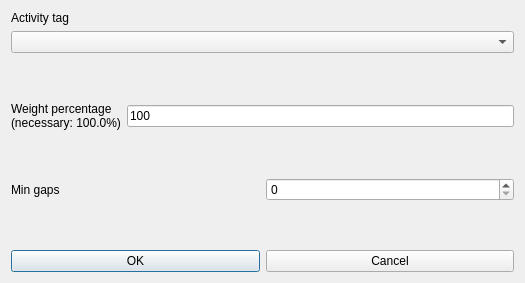
<?xml version="1.0" encoding="UTF-8"?>
<ui version="4.0">
 <class>ModifyConstraintStudentsMinGapsBetweenActivityTagForm_template</class>
 <widget class="QDialog" name="ModifyConstraintStudentsMinGapsBetweenActivityTagForm_template">
  <property name="geometry">
   <rect>
    <x>0</x>
    <y>0</y>
    <width>525</width>
    <height>283</height>
   </rect>
  </property>
  <property name="windowTitle">
   <string extracomment="This is the title of the dialog to modify a constraint of this type">Modify students min gaps between activity tag</string>
  </property>
  <layout class="QVBoxLayout" name="verticalLayout_2">
   <item>
    <layout class="QVBoxLayout" name="verticalLayout">
     <item>
      <widget class="QLabel" name="activityTagTextLabel">
       <property name="frameShape">
        <enum>QFrame::NoFrame</enum>
       </property>
       <property name="frameShadow">
        <enum>QFrame::Plain</enum>
       </property>
       <property name="text">
        <string>Activity tag</string>
       </property>
       <property name="wordWrap">
        <bool>false</bool>
       </property>
      </widget>
     </item>
     <item>
      <widget class="QComboBox" name="activityTagComboBox">
       <property name="editable">
        <bool>false</bool>
       </property>
       <property name="insertPolicy">
        <enum>QComboBox::NoInsert</enum>
       </property>
       <property name="duplicatesEnabled">
        <bool>false</bool>
       </property>
      </widget>
     </item>
    </layout>
   </item>
   <item>
    <spacer name="spacer6">
     <property name="orientation">
      <enum>Qt::Vertical</enum>
     </property>
     <property name="sizeType">
      <enum>QSizePolicy::Expanding</enum>
     </property>
     <property name="sizeHint" stdset="0">
      <size>
       <width>20</width>
       <height>20</height>
      </size>
     </property>
    </spacer>
   </item>
   <item>
    <layout class="QHBoxLayout" name="horizontalLayout_2">
     <item>
      <widget class="QLabel" name="weightTextLabel">
       <property name="frameShape">
        <enum>QFrame::NoFrame</enum>
       </property>
       <property name="frameShadow">
        <enum>QFrame::Plain</enum>
       </property>
       <property name="text">
        <string>Weight percentage
(necessary: 100.0%)</string>
       </property>
       <property name="wordWrap">
        <bool>false</bool>
       </property>
      </widget>
     </item>
     <item>
      <widget class="QLineEdit" name="weightLineEdit">
       <property name="text">
        <string notr="true">100</string>
       </property>
      </widget>
     </item>
    </layout>
   </item>
   <item>
    <spacer name="verticalSpacer">
     <property name="orientation">
      <enum>Qt::Vertical</enum>
     </property>
     <property name="sizeHint" stdset="0">
      <size>
       <width>20</width>
       <height>25</height>
      </size>
     </property>
    </spacer>
   </item>
   <item>
    <layout class="QHBoxLayout" name="horizontalLayout">
     <item>
      <widget class="QLabel" name="minGapsTextLabel">
       <property name="frameShape">
        <enum>QFrame::NoFrame</enum>
       </property>
       <property name="frameShadow">
        <enum>QFrame::Plain</enum>
       </property>
       <property name="text">
        <string>Min gaps</string>
       </property>
       <property name="wordWrap">
        <bool>false</bool>
       </property>
      </widget>
     </item>
     <item>
      <widget class="QSpinBox" name="minGapsSpinBox"/>
     </item>
    </layout>
   </item>
   <item>
    <spacer name="verticalSpacer_2">
     <property name="orientation">
      <enum>Qt::Vertical</enum>
     </property>
     <property name="sizeHint" stdset="0">
      <size>
       <width>20</width>
       <height>26</height>
      </size>
     </property>
    </spacer>
   </item>
   <item>
    <layout class="QHBoxLayout">
     <item>
      <widget class="QPushButton" name="okPushButton">
       <property name="text">
        <string>OK</string>
       </property>
      </widget>
     </item>
     <item>
      <widget class="QPushButton" name="cancelPushButton">
       <property name="text">
        <string>Cancel</string>
       </property>
      </widget>
     </item>
    </layout>
   </item>
  </layout>
 </widget>
 <layoutdefault spacing="6" margin="11"/>
 <resources/>
 <connections/>
</ui>
